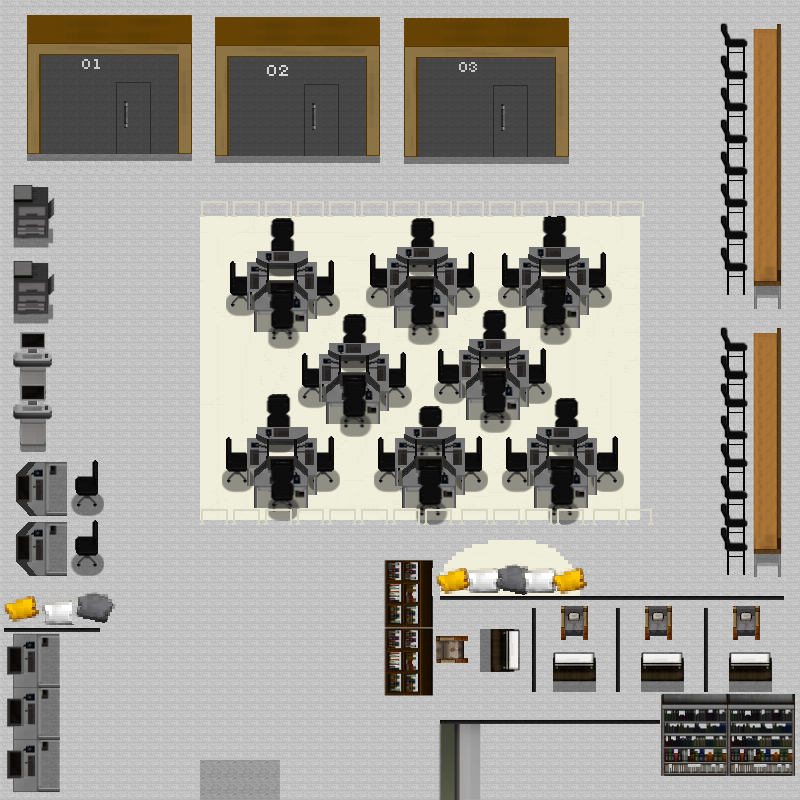

This game map was drawn from its Tiled (.tmx) file and the tilesets committed beside it. A one-line description and the trimmed map source follow:
An orthogonal 200x200 tile map with 4x4 px tiles, 9 tile layers (Tile Layer 1, Tile Layer 2, Tile Layer 3, Tile Layer 4, ...), 6 tilesets and 38 objects.

<map version="1.10" tiledversion="1.10.1" orientation="orthogonal" renderorder="right-down" width="200" height="200" tilewidth="4" tileheight="4" infinite="0" nextlayerid="17" nextobjectid="76">
 <tileset firstgid="1" source="Library_stair.tsx" />
 <tileset firstgid="30101" source="Lib_1F.tsx" />
 <tileset firstgid="60726" source="Lib_1F_2.tsx" />
 <tileset firstgid="90826" source="Class.tsx" />
 <tileset firstgid="121451" source="Lib_1F_1.tsx" />
 <tileset firstgid="151551" source="Lib_IFZONE.tsx" />
 <layer id="1" name="Tile Layer 1" width="200" height="200">
  <data>[40000 cells, 40000 non-empty, 95 distinct tile ids]</data>
 </layer>
 <layer id="2" name="Tile Layer 2" width="200" height="200">
  <data>[40000 cells, 11819 non-empty, 1928 distinct tile ids]</data>
 </layer>
 <layer id="3" name="Tile Layer 3" width="200" height="200">
  <data>[40000 cells, 11644 non-empty, 7977 distinct tile ids]</data>
 </layer>
 <layer id="5" name="Tile Layer 4" width="200" height="200">
  <data>[40000 cells, 991 non-empty, 603 distinct tile ids]</data>
 </layer>
 <layer id="6" name="Tile Layer 5" width="200" height="200">
  <data>[40000 cells, 1576 non-empty, 352 distinct tile ids]</data>
 </layer>
 <layer id="7" name="Tile Layer 6" width="200" height="200">
  <data>[40000 cells, 1668 non-empty, 255 distinct tile ids]</data>
 </layer>
 <layer id="9" name="Tile Layer 7" width="200" height="200">
  <data>[40000 cells, 288 non-empty, 184 distinct tile ids]</data>
 </layer>
 <layer id="14" name="Tile Layer 8" width="200" height="200">
  <data>[40000 cells, 208 non-empty, 104 distinct tile ids]</data>
 </layer>
 <layer id="15" name="Tile Layer 9" width="200" height="200">
  <data>[40000 cells, 208 non-empty, 104 distinct tile ids]</data>
 </layer>
 <objectgroup id="16" name="Object Layer 1">
  <properties>
   <property name="unity:layer" value="NoPassing" />
  </properties>
  <object id="1" x="-117.333" y="-145.333" width="1009.33" height="146.667" />
  <object id="2" x="800" y="-98.6667" width="202.667" height="954.667" />
  <object id="4" x="-192" y="-72.5454" width="192.219" height="958.424" />
  <object id="5" x="-13.6667" y="-14.8333" width="585.5" height="170.712" />
  <object id="6" x="215.333" y="16.6667" width="164.333" height="139" />
  <object id="7" x="404" y="17.6667" width="164.333" height="139" />
  <object id="8" x="719.667" y="23.3333" width="34.6667" height="271" />
  <object id="9" x="754.667" y="24.3333" width="58.6969" height="284.333" />
  <object id="10" x="753.333" y="328.333" width="76.6667" height="248.667" />
  <object id="11" x="720" y="327.667" width="42.3333" height="246.667" />
  <object id="17" x="222.417" y="216.25" width="398.583" height="299.417" />
  <object id="29" x="-7.78785" y="183.727" width="63.3636" height="55.9394" />
  <object id="35" x="-2.875" y="256.167" width="58.7992" height="213.985" />
  <object id="39" x="15.6667" y="462.333" width="51.3333" height="53" />
  <object id="41" x="15.3333" y="522.333" width="52.3636" height="53.3333" />
  <object id="43" x="74.6667" y="460" width="23.3333" height="47.3333" />
  <object id="44" x="74.6667" y="519.424" width="25.606" height="48.6969" />
  <object id="45" x="-2.51515" y="628.333" width="101.515" height="6.39394" />
  <object id="46" x="-12" y="634.667" width="72" height="174.667" />
  <object id="49" x="80" y="567" width="28" height="64.9394" />
  <object id="50" x="43.3333" y="603.667" width="29.3333" height="19" />
  <object id="51" x="6" y="601.333" width="28.3333" height="15.6667" />
  <object id="53" x="384.73" y="559.667" width="47.2173" height="131.626" />
  <object id="57" x="384.73" y="559.748" width="47.5407" height="131.707" />
  <object id="58" x="424.25" y="563.25" width="161" height="38.25" />
  <object id="59" x="528.364" y="593.023" width="12.1136" height="99.8864" />
  <object id="60" x="612.25" y="608.25" width="11.875" height="83.25" />
  <object id="62" x="440" y="596" width="392" height="4" />
  <object id="63" x="438.697" y="718.758" width="360.969" height="81.5758" />
  <object id="64" x="488.878" y="627.758" width="45.3333" height="45.1212" />
  <object id="65" x="536.917" y="653" width="281.167" height="27.6667" />
  <object id="66" x="641.667" y="652.667" width="41.3333" height="28.3333" />
  <object id="67" x="730.667" y="653" width="40" height="28" />
  <object id="68" x="428.122" y="636" width="67.4849" height="27.9697" />
  <object id="71" x="733" y="606" width="27.3333" height="29.3333" />
  <object id="72" x="659.818" y="666.75" width="135.182" height="108.583" />
  <object id="74" x="-232" y="800" width="432.364" height="150" />
  <object id="75" x="279.242" y="799.273" width="721.758" height="189.727" />
 </objectgroup>
</map>
